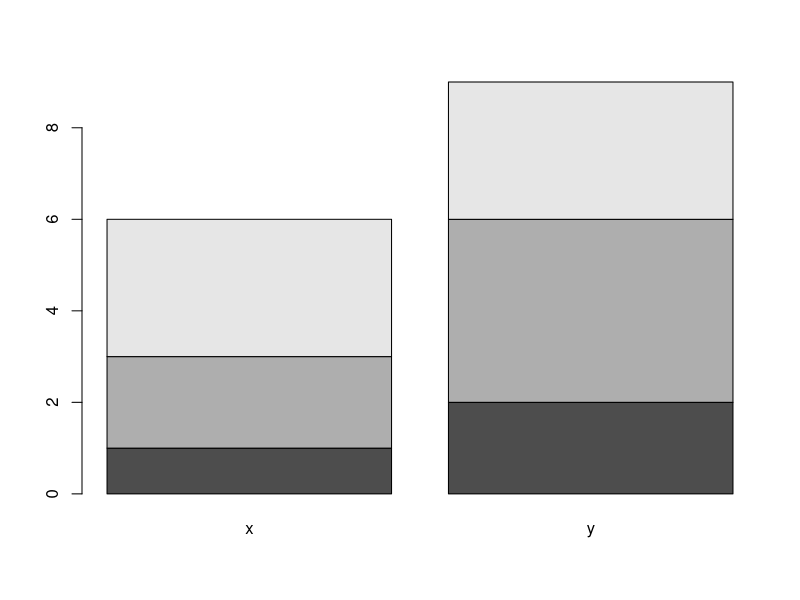
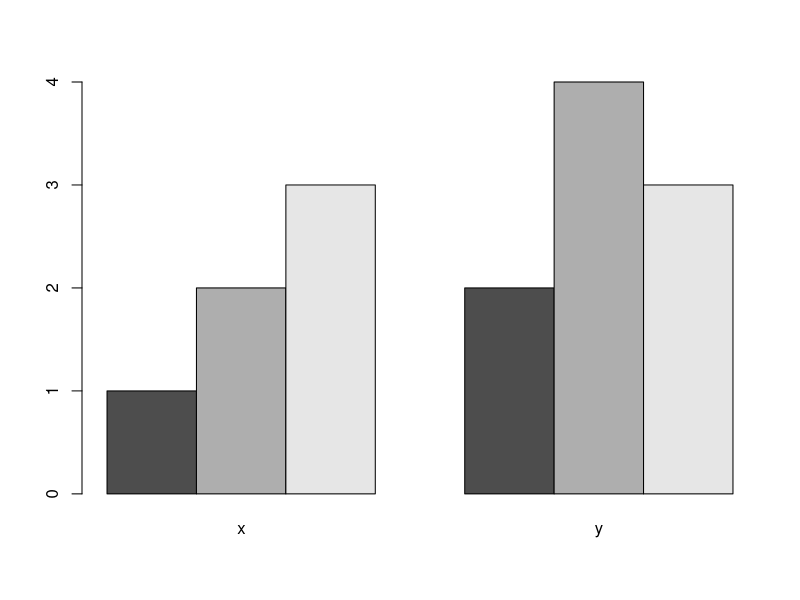
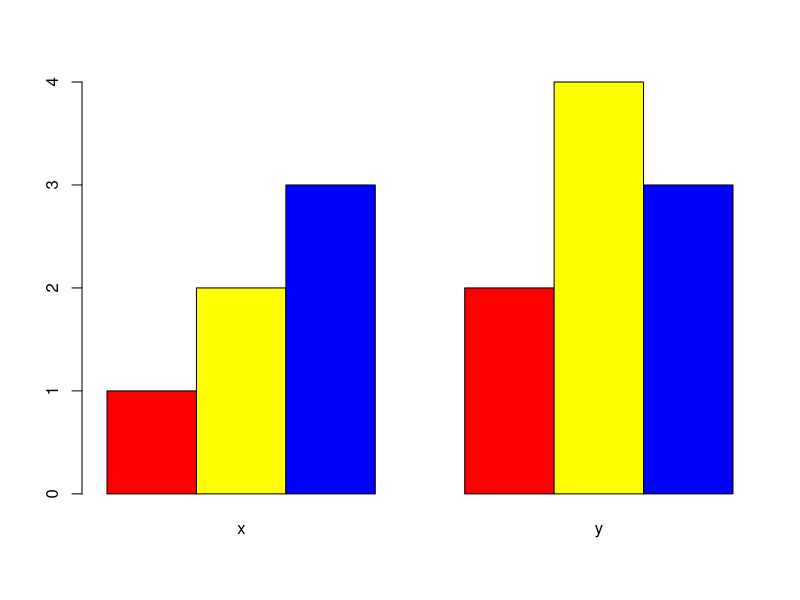
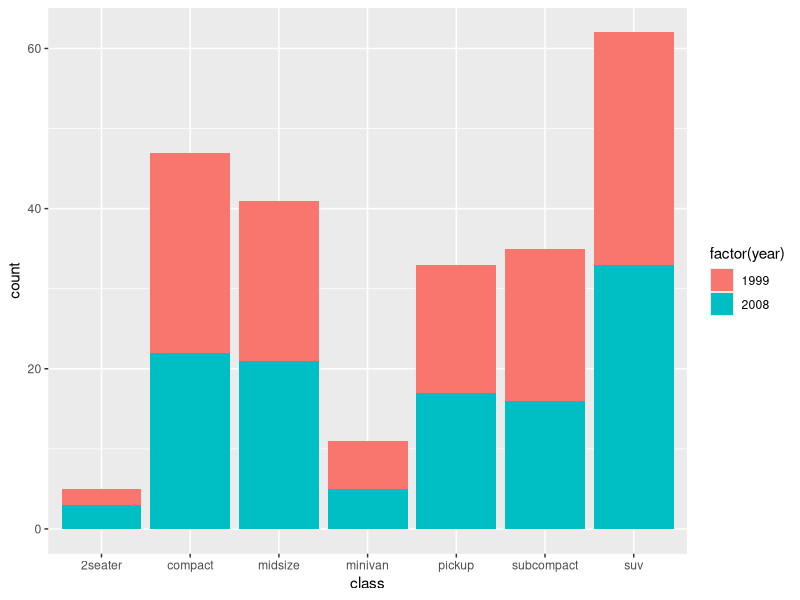
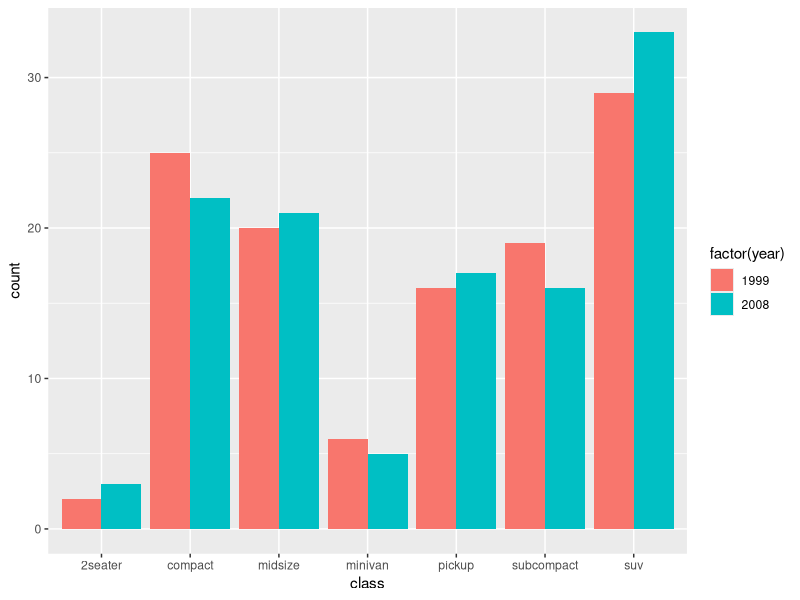
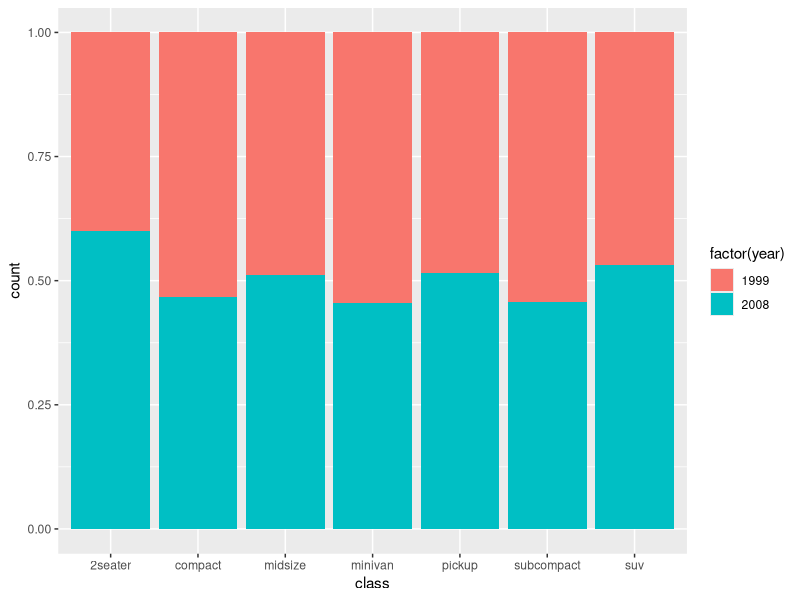
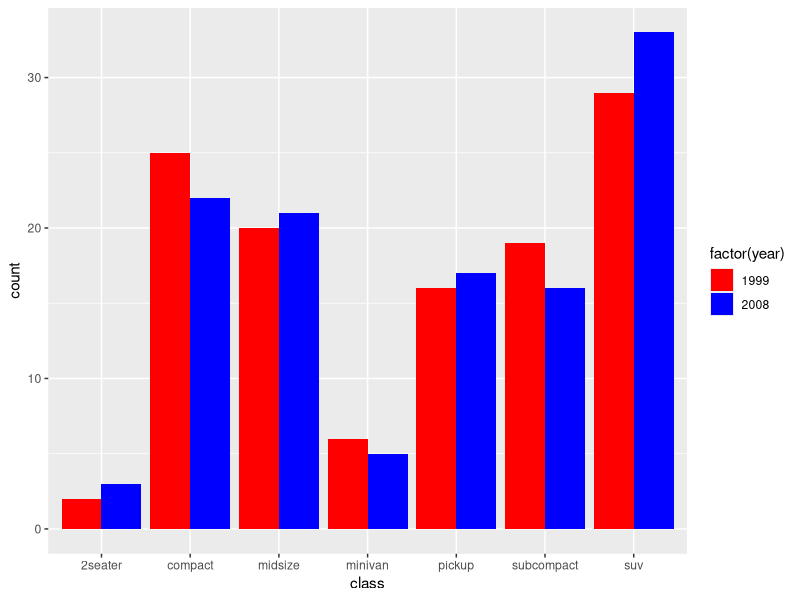
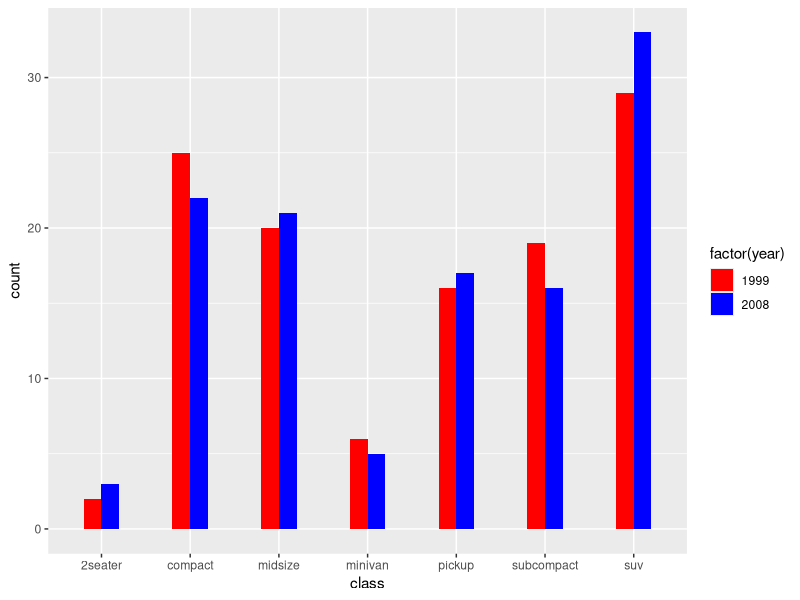

These figures' R source, in order:
## ---- chunk 1
x<-c(1,2,3)
y<-c(2,4,3)
t<-cbind(x,y)
barplot(t)
## ---- chunk 2
x<-c(1,2,3)
y<-c(2,4,3)
t<-cbind(x,y)
barplot(t, beside = TRUE)
## ---- chunk 3
x<-c(1,2,3)
y<-c(2,4,3)
t<-cbind(x,y)
barplot(t, beside = TRUE, col=c('red', 'yellow', 'blue'))
## ---- chunk 4
library(ggplot2)
p <- ggplot(mpg, aes(x=class, fill=factor(year)))
p + geom_bar()
## ---- chunk 5
library(ggplot2)
p <- ggplot(mpg, aes(x=class, fill=factor(year)))
p + geom_bar(position = 'dodge')
## ---- chunk 6
library(ggplot2)
p <- ggplot(mpg, aes(x=class, fill=factor(year)))
p + geom_bar(position = 'fill')
## ---- chunk 7
library(ggplot2)
p <- ggplot(mpg, aes(x=class, fill=factor(year)))
p + geom_bar(position = 'dodge') + scale_fill_manual(values = c("red","blue"))
## ---- chunk 8
library(ggplot2)
p <- ggplot(mpg, aes(x=class, fill=factor(year)))
p + geom_bar(position = 'dodge', width = 0.4) + scale_fill_manual(values = c("red","blue"))
## ---- chunk 9
library(ggplot2)
x <- rep(1:5,each = 3)
y <- rep(c("A","B","C"),times = 5)
set.seed(12)
z <- round(runif(min = 10,max = 20,n = 15))
df <- data.frame(x = x,y = y,z = z)
ggplot(data = df, mapping = aes(x = x, y = z, fill = y)) + geom_bar(width = 0.5,stat
= 'identity', position = 'dodge') + geom_text(mapping = aes(label = z),
size = 5, colour = 'black', vjust = 1, hjust = .5, position = position_dodge(width = 0.5))
